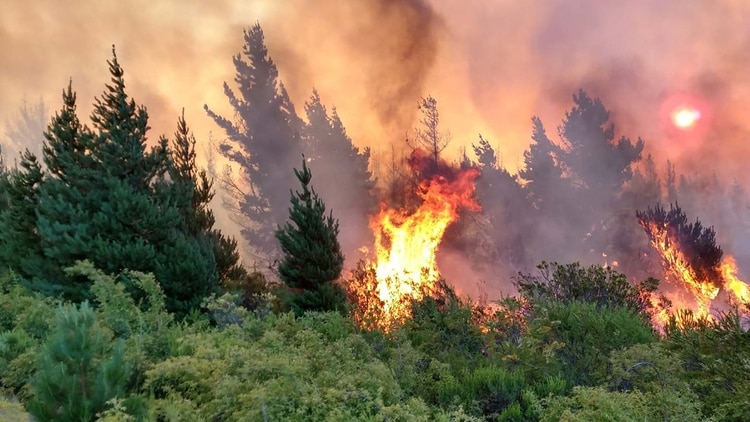
#> input picture FireForest.jpg, 750 x 422 px
$ python thresholding_Adaptative.py --imagen ../FireForest.jpg
#> lines starting #> are read from the running program, lines starting #| are printed output that depends on the picture; after the words box and inside, x2 and y2 are one past the last pixel; in counts of white or black regions, pixels touching at a corner belong together
import numpy as np
import argparse
import cv2
'''
Dado que colocar manualment eel valor de T es complicado
La tecnica Adaptativa considera a una cantidad pequeña
de pixeles vecinos
'''
ap = argparse.ArgumentParser()
ap.add_argument("-i","--imagen", required=True,
        help="Imagen pasada por Path")
args = vars(ap.parse_args())

imagen = cv2.imread(args["imagen"])
#> imagen is the input picture: shape (422, 750, 3); mean B, G, R 91.2, 114.5, 137.7
cv2.imshow("Original", imagen)
imagen = cv2.cvtColor(imagen, cv2.COLOR_BGR2GRAY)
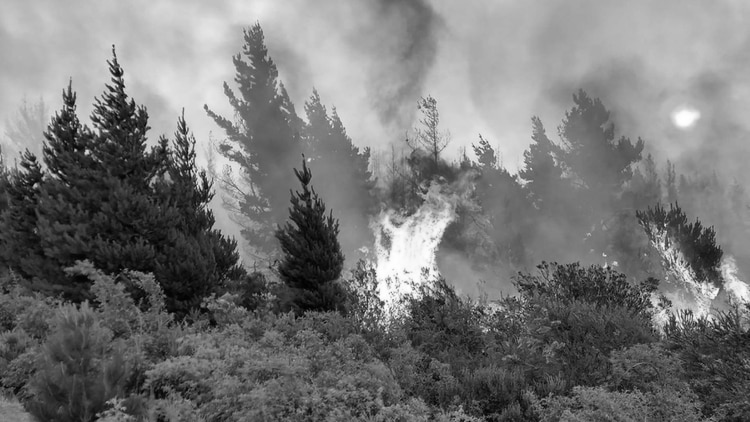
#> imagen: shape (422, 750); min 0, max 255, mean 118.8
blurr = cv2.GaussianBlur(imagen, (5,5), 0)
cv2.imshow("EscalaGRis",imagen)

thresh = cv2.adaptiveThreshold(blurr, 255,
        cv2.ADAPTIVE_THRESH_MEAN_C, cv2.THRESH_BINARY_INV,11,4)
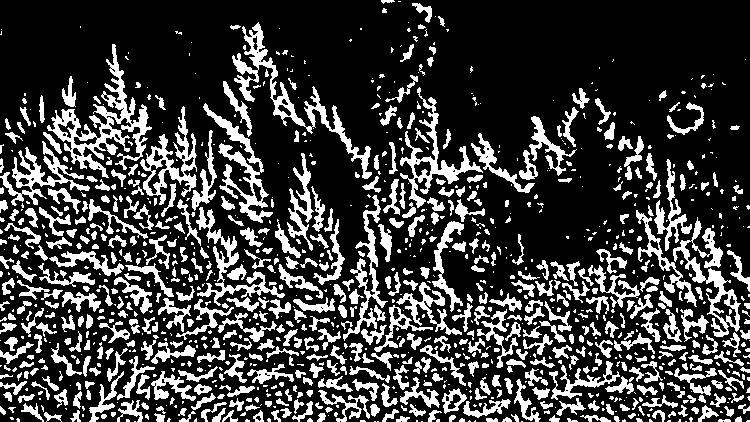
#> thresh: shape (422, 750); 24.3% white; 1109 white regions (566 under 20 px), largest, box (x1, y1, x2, y2) and area: (47, 44, 152, 178) 3309, (232, 22, 372, 179) 2645, (673, 217, 741, 337) 1877
cv2.imshow("Mean Thresh", thresh)

thresh = cv2.adaptiveThreshold(blurr, 255,
        cv2.ADAPTIVE_THRESH_GAUSSIAN_C, cv2.THRESH_BINARY_INV,15,3)
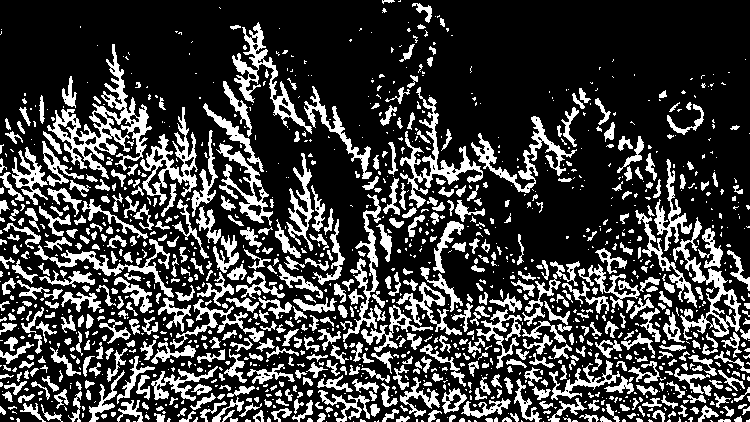
#> thresh: shape (422, 750); 24.8% white; 1346 white regions (787 under 20 px), largest, box (x1, y1, x2, y2) and area: (47, 44, 152, 179) 3303, (400, 87, 483, 208) 1792, (673, 217, 741, 340) 1748
cv2.imshow("gAUSSIAN Thresh", thresh)

cv2.waitKey(0)
cv2.destroyAllWindows()

$ run again, on Oxido.png
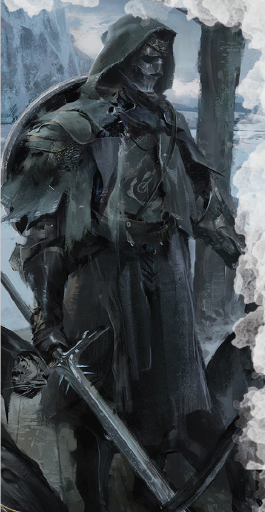
#> input picture Oxido.png, 265 x 512 px
#> imagen is the input picture: shape (512, 265, 3); mean B, G, R 81.8, 77.1, 70.3
#> imagen: shape (512, 265)
#> `thresh = cv2.adaptiveThreshold(blurr, 255, cv2.ADAPTIVE_THRESH_MEAN_C,..`:
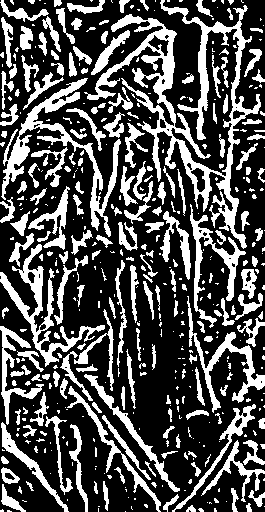
#> thresh: shape (512, 265); 31.3% white; 462 white regions (273 under 20 px), largest, box (x1, y1, x2, y2) and area: (84, 0, 261, 249) 7851, (1, 78, 121, 237) 3067, (0, 244, 105, 367) 2190
#> `thresh = cv2.adaptiveThreshold(blurr, 255, cv2.ADAPTIVE_THRESH_GAUSSIA..`:
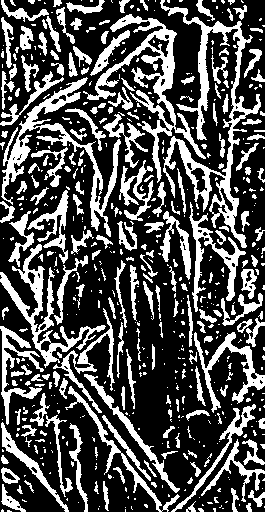
#> thresh: shape (512, 265); 31.5% white; 572 white regions (374 under 20 px), largest, box (x1, y1, x2, y2) and area: (160, 0, 261, 248) 4284, (83, 14, 206, 183) 3420, (1, 77, 121, 237) 3052
